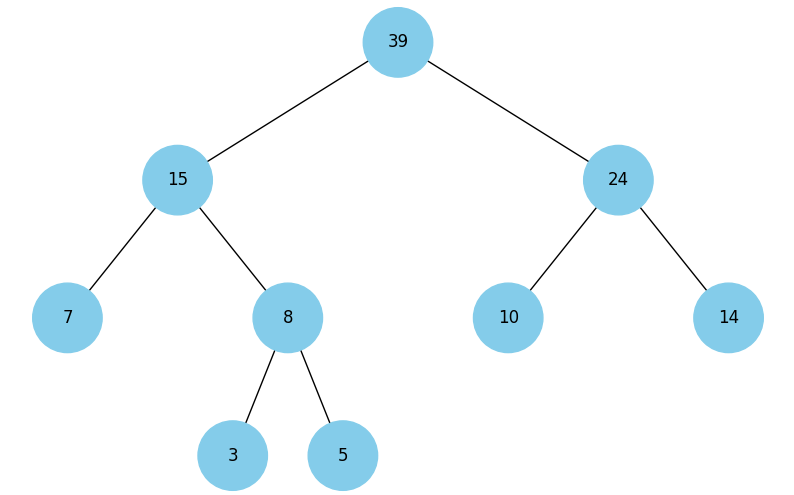

Write the Python code that produced this figure.
import uuid
import heapq
import networkx as nx
import matplotlib.pyplot as plt


class Node:
    def __init__(self, key, color="skyblue"):
        self.left = None
        self.right = None
        self.val = key
        self.color = color
        self.id = str(uuid.uuid4())

    def __lt__(self, other):
        return self.val < other.val

    def __eq__(self, other):
        return self.val == other.val


def add_edges(graph, node, pos, x=0, y=0, layer=1):
    if node is not None:
        # Use id and store the value of the node
        graph.add_node(node.id, color=node.color, label=node.val)
        if node.left:
            graph.add_edge(node.id, node.left.id)
            l = x - 1 / 2**layer
            pos[node.left.id] = (l, y - 1)
            l = add_edges(graph, node.left, pos, x=l, y=y - 1, layer=layer + 1)
        if node.right:
            graph.add_edge(node.id, node.right.id)
            r = x + 1 / 2**layer
            pos[node.right.id] = (r, y - 1)
            r = add_edges(graph, node.right, pos, x=r, y=y - 1, layer=layer + 1)
    return graph


def draw_tree(tree_root):
    tree = nx.DiGraph()
    pos = {tree_root.id: (0, 0)}
    tree = add_edges(tree, tree_root, pos)

    colors = [node[1]["color"] for node in tree.nodes(data=True)]
    # Use node value for labels
    labels = {node[0]: node[1]["label"] for node in tree.nodes(data=True)}

    plt.figure(figsize=(8, 5))
    nx.draw(
        tree, pos=pos, labels=labels, arrows=False, node_size=2500, node_color=colors
    )
    plt.show()


def heap_to_tree(heap):
    heap_nodes = [Node(num) for num in heap]
    heapq.heapify(heap_nodes)

    while len(heap_nodes) > 1:
        node1 = heapq.heappop(heap_nodes)
        node2 = heapq.heappop(heap_nodes)
        merged_node = Node(node1.val + node2.val)
        merged_node.left = node1
        merged_node.right = node2
        heapq.heappush(heap_nodes, merged_node)

    return heap_nodes[0]


nums = [5, 10, 14, 7, 3]
heapq.heapify(nums)

heap_tree = heap_to_tree(nums)

# Display the tree
draw_tree(heap_tree)
